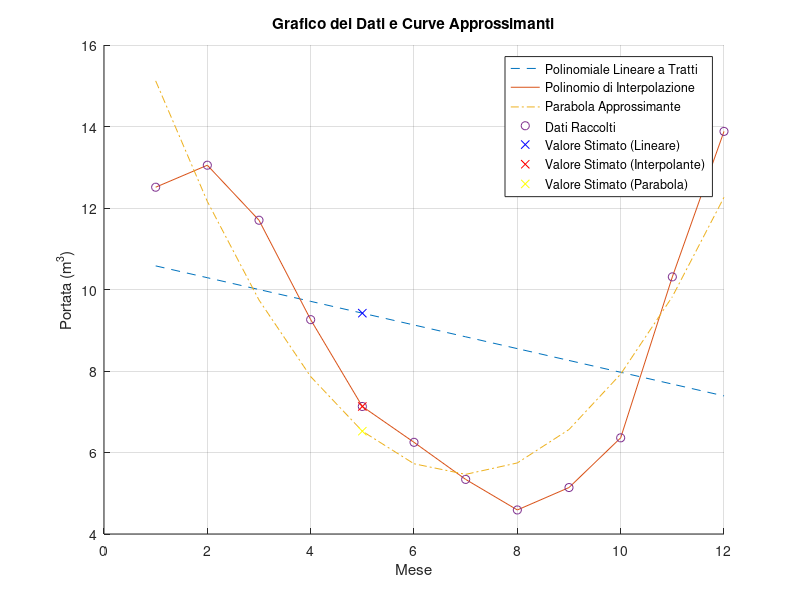

MATLAB code to generate this figure:
clear
clc

% Dati forniti
y = [12.51 13.05 11.7 9.26 7.755 6.25 5.34 4.59 5.14 6.36 10.31 13.88];

% Il valore mancante (per Maggio, posizione 5)
missing_index = 5;

% Rimuovere il valore mancante dai dati
x = 1:length(y),100;
x_nuovo = x;
x_nuovo(missing_index) = [];
y_nuovo = y;
y_nuovo(missing_index) = [];

% Creazione del piano cartesiano
figure;
hold on;

% Polinomiale lineare a tratti
linearFit = polyfit(x_nuovo, y_nuovo, 1);
linearCurve = polyval(linearFit, x);
plot(x, linearCurve, '--', 'DisplayName', 'Polinomiale Lineare a Tratti');

% Polinomio di interpolazione (grado n-2 poiché un dato è mancante)
interpolationPoly = polyfit(x_nuovo, y_nuovo, length(x) - 2);
interpolationCurve = polyval(interpolationPoly, x);
plot(x, interpolationCurve, '-', 'DisplayName', 'Polinomio di Interpolazione');

% Parabola approssimante
parabolicFit = polyfit(x_nuovo, y_nuovo, 2);
parabolicCurve = polyval(parabolicFit, x);
plot(x, parabolicCurve, '-.', 'DisplayName', 'Parabola Approssimante');

%Trovo i valori mancanti dei vari dei vari polinomi
mancante_lineare = polyval(linearFit, missing_index);
mancante_interpolante = polyval(interpolationPoly, missing_index);
mancante_parabolica = polyval(parabolicFit, missing_index);

% Aggiungere i valori stimati al grafico
y(missing_index) = mancante_interpolante;
plot(x, y, 'o', 'DisplayName', 'Dati Raccolti');
plot(missing_index, mancante_lineare, 'bx', 'DisplayName', 'Valore Stimato (Lineare)');
plot(missing_index, mancante_interpolante, 'rx', 'DisplayName', 'Valore Stimato (Interpolante)');
plot(missing_index, mancante_parabolica, 'yx', 'DisplayName', 'Valore Stimato (Parabola)');

% Aggiunta delle legende e del titolo
legend('show');
title('Grafico dei Dati e Curve Approssimanti');
xlabel('Mese');
ylabel('Portata (m^3)');
grid on;
hold off;
